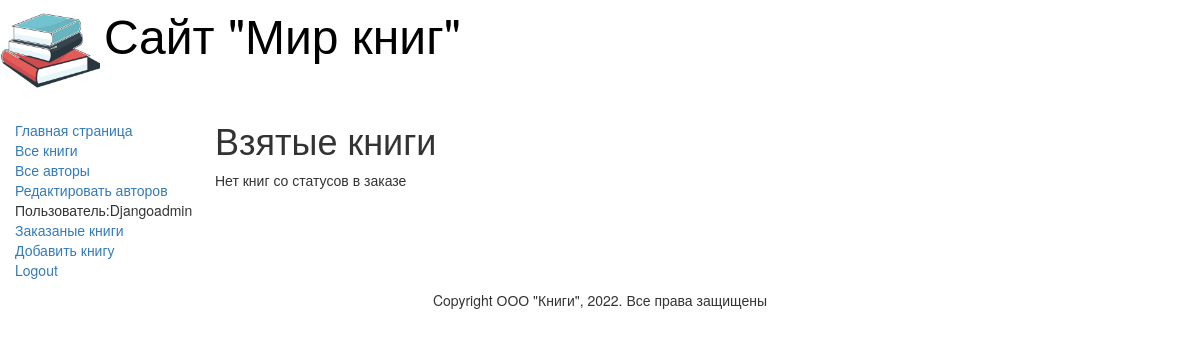
The page /mybooks/ (signed in) on the database as committed earlier.
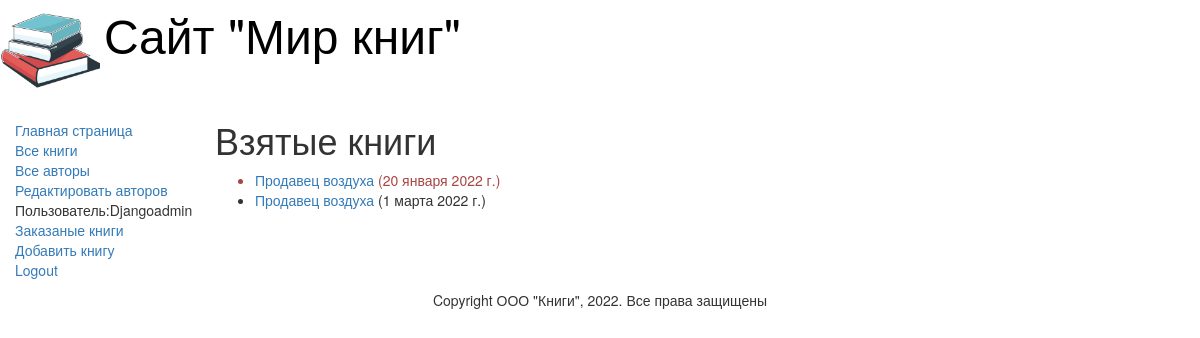
The same page on the database as committed later.
### catalog/models.py (models this page shows, shortened)
class BookInstance(models.Model):
    book = models.ForeignKey("Book", on_delete=models.CASCADE, null=True)
    inv_nom = models.CharField(max_length=20, null=True,
                               help_text="Введите инвентарный номер экземпляра",
                               verbose_name="Инвентарный номер")
    imprint = models.CharField(max_length=200,
                               help_text="Введите издание и год выпуска",
                               verbose_name="Издательство")
    status = models.ForeignKey("Status", on_delete=models.CASCADE, null=True,
                               help_text="Изменить состояние экземпляра",
                               verbose_name="Статус экземпляра книги")
    due_back = models.DateField(null=True, blank=True,
                                help_text="введите конец срока статуса",
                                verbose_name="Дата окончания статуса")
    borrower = models.ForeignKey(User, on_delete=models.SET_NULL,
                                 null=True, blank=True,
                                 verbose_name='Заказчик', help_text='Выберите заказчика книги')
    @property
    def is_overdue(self):
        if self.due_back and date.today() > self.due_back:
            return True
        return False

class Book(models.Model):
    title = models.CharField(max_length=200,
                             help_text="Введите название книги",
                             verbose_name="Название книги")
    genre = models.ForeignKey('Genre', on_delete=models.CASCADE,
                              help_text="Введите жанр для книги",
                              verbose_name="Жанр книги", null=True)
    language = models.ForeignKey('Language', on_delete=models.CASCADE,
                                 help_text="Введите язык для книги",
                                 verbose_name="Язык книги", null=True)
    author = models.ManyToManyField("Author",
                                    help_text="Введите автора книги",
                                    verbose_name="Автор книги")
    summary = models.TextField(max_length=1000,
                               help_text="Краткое описание книги",
                               verbose_name="Аннотация книги")
    isbn = models.CharField(max_length=13,
                            help_text="Должен содержать 13 символов",
                            verbose_name="ISBN книги")
    def display_author(self):
        return ' и '.join([author.last_name for author in self.author.all()])
    display_author.short_description = 'Авторы'

### catalog/views.py (the view)
# urls.py: re_path(r'^mybooks/$', views.LoanedBookByUserListView.as_view(), name='my-borrowed'),
class LoanedBookByUserListView(LoginRequiredMixin, generic.ListView):
    model = BookInstance
    template_name = 'catalog/book_list_borrowed_user.html'
    paginate_by = 10
    def get_queryset(self):
        return BookInstance.objects.filter(
            borrower=self.request.user).filter(status__exact='2').order_by('due_back')

### templates/catalog/book_list_borrowed_user.html
{% extends 'base_generic.html' %}
{% block content %}
<h1>Взятые книги</h1>
{% if bookinstance_list %}
<ul>
    {% for bookinst in bookinstance_list %}
    <li class="{% if bookinst.is_overdue %} text-danger{% endif %}">
    <a href="{% url 'books-detail' bookinst.book.pk %}">{{bookinst.book.title}}</a>
    ({{bookinst.due_back}})
    </li>
    {% endfor %}
</ul>
{% else %} <p>Нет книг со статусов в заказе</p>
{% endif %}
{% endblock %}

Rows that differ between the two databases and show on the page:
now on this page (row edited): BookInstance: book "Продавец воздуха", due_back "20 января 2022 г."
now on this page (row edited): BookInstance: book "Продавец воздуха", due_back "1 марта 2022 г."
Other text that changed with them:
text no longer shown: "Нет книг со статусов в заказе"
